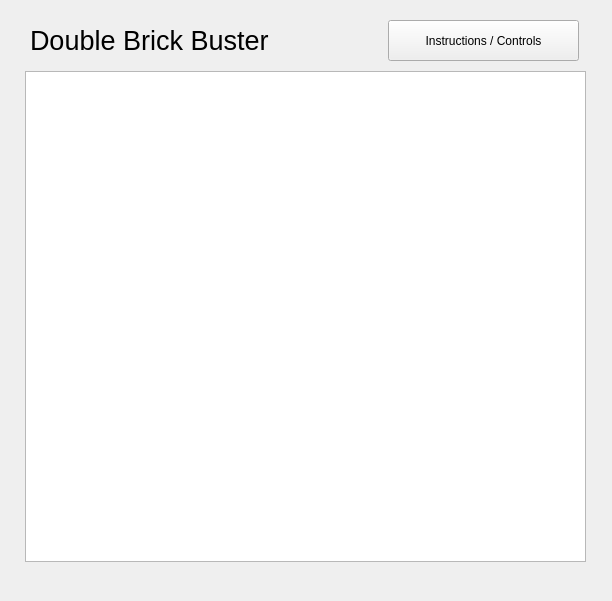
<?xml version="1.0" encoding="UTF-8"?>
<ui version="4.0">
 <class>Level_1</class>
 <widget class="QWidget" name="Level_1">
  <property name="geometry">
   <rect>
    <x>0</x>
    <y>0</y>
    <width>612</width>
    <height>601</height>
   </rect>
  </property>
  <property name="windowTitle">
   <string>Form</string>
  </property>
  <widget class="QGraphicsView" name="level1_graphicsView">
   <property name="geometry">
    <rect>
     <x>25</x>
     <y>71</y>
     <width>561</width>
     <height>491</height>
    </rect>
   </property>
   <property name="font">
    <font>
     <pointsize>27</pointsize>
    </font>
   </property>
   <property name="verticalScrollBarPolicy">
    <enum>Qt::ScrollBarAlwaysOff</enum>
   </property>
   <property name="renderHints">
    <set>QPainter::Antialiasing|QPainter::TextAntialiasing</set>
   </property>
   <property name="cacheMode">
    <set>QGraphicsView::CacheBackground</set>
   </property>
   <property name="viewportUpdateMode">
    <enum>QGraphicsView::BoundingRectViewportUpdate</enum>
   </property>
  </widget>
  <widget class="QLabel" name="level1_titleLable">
   <property name="geometry">
    <rect>
     <x>30</x>
     <y>20</y>
     <width>261</width>
     <height>41</height>
    </rect>
   </property>
   <property name="font">
    <font>
     <pointsize>20</pointsize>
    </font>
   </property>
   <property name="text">
    <string>Double Brick Buster</string>
   </property>
  </widget>
  <widget class="QLabel" name="level1_pointsLabel">
   <property name="geometry">
    <rect>
     <x>30</x>
     <y>570</y>
     <width>67</width>
     <height>17</height>
    </rect>
   </property>
   <property name="text">
    <string/>
   </property>
  </widget>
  <widget class="QPushButton" name="help_button">
   <property name="geometry">
    <rect>
     <x>388</x>
     <y>20</y>
     <width>191</width>
     <height>41</height>
    </rect>
   </property>
   <property name="text">
    <string>Instructions / Controls</string>
   </property>
  </widget>
 </widget>
 <resources/>
 <connections/>
</ui>
